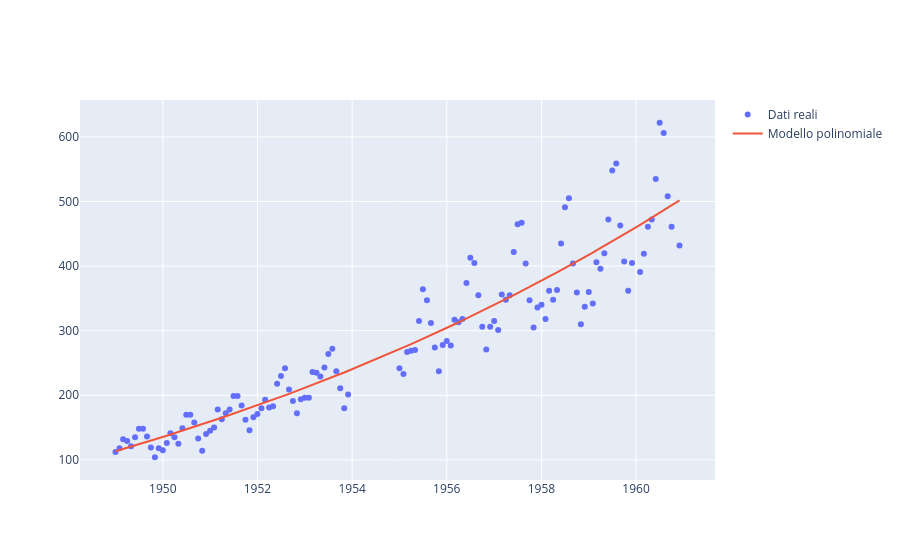

Notebook code for this chart:
### Markdown cell above
### Es 1
Hai a disposizione un file `data.csv` contenente dati mensili di traffico aereo con due colonne:

- `date`: data in formato `YYYY-MM` (mese/anno)
- `passengers`: numero di passeggeri per quel mese


Costruisci un modello di **regressione polinomiale** che approssima l’andamento del numero di passeggeri nel tempo.

1. Carica il dataset.
2. Convertilo in un formato numerico utilizzando una colonna `mese_numerico` che conti i mesi a partire da gennaio 1949.
3. Applica una regressione polinomiale (grado a tua scelta).
4. Calcola l’RMSE tra i valori reali e quelli predetti.
5. Visualizza i dati reali e la curva stimata con Plotly.

### Code cell
import pandas as pd
import numpy as np
import plotly.graph_objects as go
from sklearn.preprocessing import PolynomialFeatures
from sklearn.linear_model import LinearRegression
from sklearn.metrics import mean_squared_error

# 1. Carico il dataset
df = pd.read_csv("data.csv")

df["date"] = pd.to_datetime(df["date"])

df = df.sort_values("date")

# 2. Creo mese_numerico
start_year = 1949
start_month = 1

df["mese_numerico"] = (df["date"].dt.year - start_year) * 12 + (df["date"].dt.month - start_month)
df["passengers"] = pd.to_numeric(df["passengers"], errors="coerce")
df = df.dropna()

X = df[["mese_numerico"]].values
y = df["passengers"].values

# 3. Regressione polinomiale di grado 3
poly = PolynomialFeatures(degree=3)
X_poly = poly.fit_transform(X)

model = LinearRegression()
model.fit(X_poly, y)

y_pred = model.predict(X_poly)

# 4. RMSE
rmse = np.sqrt(mean_squared_error(y, y_pred))
print("RMSE:", rmse)

# 5. Grafico
fig = go.Figure()

# Dati reali
fig.add_trace(go.Scatter(
    x=df["date"],
    y=df["passengers"],
    mode="markers",
    name="Dati reali"
))

# Curva stimata
fig.add_trace(go.Scatter(
    x=df["date"],
    y=y_pred,
    mode="lines",
    name="Modello polinomiale"
))

fig.show()

### Figure 1 — Plotly figure (JSON) as saved in the notebook; plotly's stock layout.template omitted (floating-point values rounded to 4 significant figures; data arrays with more than 128 entries replaced by an {"elided": "..."} marker saying what was removed)
{"data": [{"mode": "markers", "name": "Dati reali", "type": "scatter", "x": {"elided": "130 str values"}, "y": {"elided": "130 float values"}}, {"mode": "lines", "name": "Modello polinomiale", "type": "scatter", "x": {"elided": "130 str values"}, "y": {"elided": "130 float values"}}], "layout": {}}
